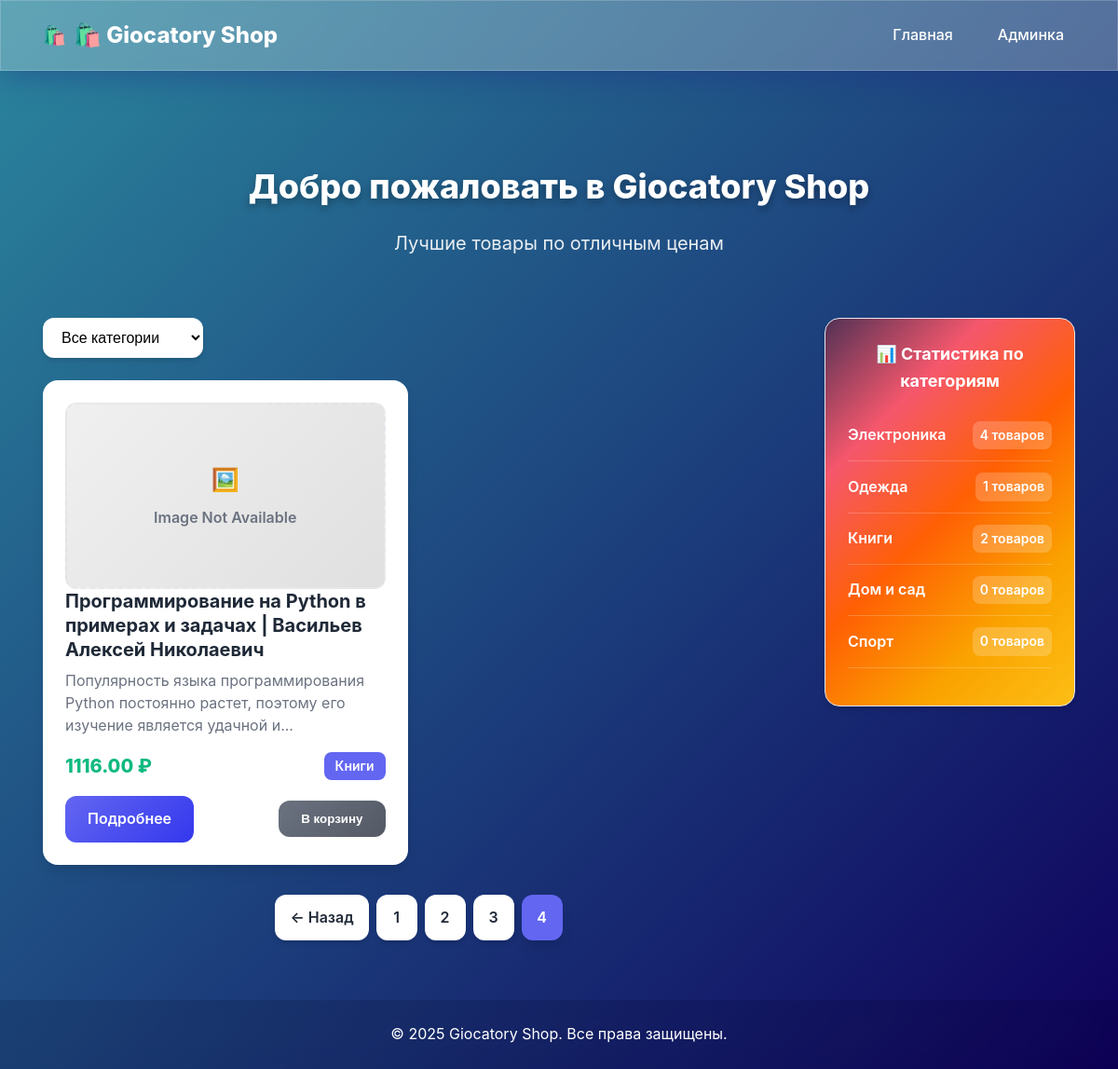
/?page=4, run on the app's committed database.
### backend/app/models.py (models this page shows)
class ProductDB(Base):
    __tablename__ = "products"
    id = Column(Integer, primary_key=True, index=True)
    name = Column(String(100), nullable=False)
    description = Column(Text)
    price = Column(Float, nullable=False)
    image_url = Column(String(200))
    category_id = Column(Integer, ForeignKey("categories.id"))
    in_stock = Column(Boolean, default=True)
    created_at = Column(DateTime(timezone=True), server_default=func.now())
    category = relationship("CategoryDB", back_populates="products")

class CategoryDB(Base):
    __tablename__ = "categories"
    id = Column(Integer, primary_key=True, index=True)
    name = Column(String(50), unique=True, nullable=False)
    description = Column(Text)
    created_at = Column(DateTime(timezone=True), server_default=func.now())
    products = relationship("ProductDB", back_populates="category")

### backend/app/main.py (the view)
@app.get("/")
async def home(request: Request, db: Session = Depends(get_db)):
    from .routers.products import get_products
    from .routers.categories import get_categories_stats
    page = int(request.query_params.get("page", 1))
    category_id = request.query_params.get("category_id")
    products_response = await get_products(request, page, 2, category_id, db)
    categories_stats = await get_categories_stats(db)
    return templates.TemplateResponse("index.html", {
        "request": request,
        "products": products_response.items,
        "pagination": {
            "page": products_response.page,
            "pages": products_response.pages,
            "has_next": products_response.has_next,
            "has_prev": products_response.has_prev  # ИСПРАВЛЕНО: было response.has_prev
        },
        "categories_stats": categories_stats,
        "current_category_id": category_id
    })

### backend/app/templates/index.html (shortened to what this page needs)
{% extends "base.html" %}
{% block content %}
<div class="container">
    <div class="hero-section">
        <h1>Добро пожаловать в Giocatory Shop</h1>
        <p>Лучшие товары по отличным ценам</p>
    </div>
    <div class="main-layout">
        <div class="products-section">
            <div class="filters">
                <select id="category-filter" class="category-filter" onchange="filterByCategory(this.value)">
                    <option value="">Все категории</option>
                </select>
            </div>
            <div id="products-grid" class="products-grid">
                {% for product in products %}
                <div class="product-card">
                    <div class="product-info">
                        <h3 class="product-name">{{ product.name }}</h3>
                        <p class="product-description">{{ product.description[:100] }}{% if product.description and product.description|length > 100 %}...{% endif %}</p>
                        <div class="product-meta">
                            <div class="product-price">{{ "%.2f"|format(product.price) }} ₽</div>
                            {% if product.category %}
                            <div class="product-category-badge">{{ product.category.name }}</div>
                            {% endif %}
                        </div>
                        <div class="product-actions">
                            <a href="/product/{{ product.id }}" class="btn btn-primary">Подробнее</a>
                            <button class="btn btn-secondary" onclick="addToCart({{ product.id }})">В корзину</button>
                        </div>
                    </div>
                </div>
                {% else %}
                <div class="no-products">
                    <p>Товары не найдены</p>
                </div>
                {% endfor %}
            </div>
            {% if pagination.pages > 1 %}
            <div class="pagination">
                {% if pagination.has_prev %}
                <a href="/?page={{ pagination.page - 1 }}{% if current_category_id %}&category_id={{ current_category_id }}{% endif %}" class="page-link">← Назад</a>
                {% endif %}
                {% for page_num in range(1, pagination.pages + 1) %}
                <a href="/?page={{ page_num }}{% if current_category_id %}&category_id={{ current_category_id }}{% endif %}"
                   class="page-link {% if page_num == pagination.page %}active{% endif %}">
                    {{ page_num }}
                </a>
                {% endfor %}
            </div>
            {% endif %}
        </div>
        <div class="categories-sidebar">
            <div class="categories-card">
                <h3 class="categories-title">📊 Статистика по категориям</h3>
                <div class="categories-list">
                    {% for stat in categories_stats %}
                    <div class="category-item">
                        <span class="category-name">{{ stat.category_name }}</span>
                        <span class="category-count">{{ stat.product_count }} товаров</span>
                    </div>
                    {% else %}
                    <div class="no-categories">Категории пока не добавлены</div>
                    {% endfor %}
                </div>
            </div>
        </div>
    </div>
</div>
{% endblock %}

### data on the page
ProductDB: name "Программирование на Python в примерах и задачах | Васильев Алексей Николаевич", description "Популярность языка программирования Python постоянно растет, поэтому его изучение является удачной и", price "1116.00", category.name "Книги"
CategoryDB: category_name "Электроника", product_count "4"
CategoryDB: category_name "Одежда", product_count "1"
CategoryDB: category_name "Книги", product_count "2"
CategoryDB: category_name "Дом и сад", product_count "0"
CategoryDB: category_name "Спорт", product_count "0"

### other printed values
{{ page_num }} "1" "2" "3" "4"
